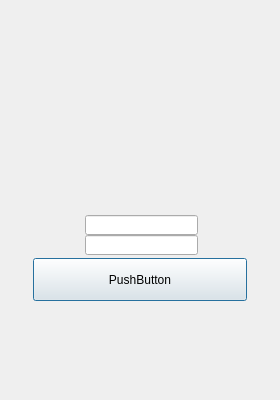
<?xml version="1.0" encoding="UTF-8"?>
<ui version="4.0">
 <class>LoginDialog</class>
 <widget class="QDialog" name="LoginDialog">
  <property name="geometry">
   <rect>
    <x>0</x>
    <y>0</y>
    <width>280</width>
    <height>400</height>
   </rect>
  </property>
  <property name="windowTitle">
   <string>Dialog</string>
  </property>
  <widget class="QLabel" name="label">
   <property name="geometry">
    <rect>
     <x>0</x>
     <y>0</y>
     <width>280</width>
     <height>400</height>
    </rect>
   </property>
   <property name="frameShape">
    <enum>QFrame::NoFrame</enum>
   </property>
   <property name="frameShadow">
    <enum>QFrame::Sunken</enum>
   </property>
   <property name="text">
    <string/>
   </property>
   <property name="pixmap">
    <pixmap>login.jpg</pixmap>
   </property>
  </widget>
  <widget class="QLineEdit" name="usrLineEdit">
   <property name="geometry">
    <rect>
     <x>85</x>
     <y>215</y>
     <width>113</width>
     <height>20</height>
    </rect>
   </property>
   <property name="font">
    <font>
     <family>微软雅黑</family>
     <pointsize>10</pointsize>
    </font>
   </property>
   <property name="alignment">
    <set>Qt::AlignCenter</set>
   </property>
  </widget>
  <widget class="QLineEdit" name="pwdLineEdit">
   <property name="geometry">
    <rect>
     <x>85</x>
     <y>235</y>
     <width>113</width>
     <height>20</height>
    </rect>
   </property>
   <property name="alignment">
    <set>Qt::AlignCenter</set>
   </property>
  </widget>
  <widget class="QPushButton" name="LoginPushButton">
   <property name="geometry">
    <rect>
     <x>33</x>
     <y>258</y>
     <width>214</width>
     <height>43</height>
    </rect>
   </property>
   <property name="text">
    <string>PushButton</string>
   </property>
  </widget>
 </widget>
 <resources/>
 <connections/>
</ui>
